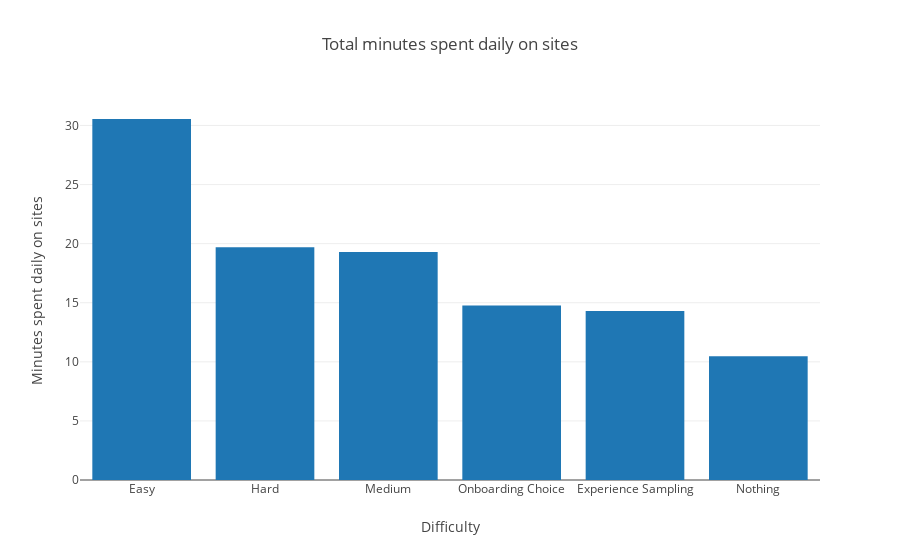

The notebook cell this image was saved under:
### Code cell
#from plot_utils import *
plot_dict_as_bar(condition_to_mlengths, title='Total minutes spent daily on sites', xlabel='Difficulty', ylabel='Minutes spent daily on sites', remap_labels={'survey_nochoice_nothing': 'Nothing', 'survey_nochoice_easy': 'Easy', 'survey_nochoice_medium': 'Medium', 'survey_nochoice_hard': 'Hard', 'survey': 'Experience Sampling', 'nodefault_forcedchoice_userchoice': 'Onboarding Choice'})

### Figure 1 — Plotly figure (JSON) as saved in the notebook; plotly's stock layout.template omitted (floating-point values rounded to 4 significant figures)
{"data": [{"type": "bar", "uid": "dc1646b1-d15f-405f-87ea-ac417074b0d2", "x": ["Easy", "Hard", "Medium", "Onboarding Choice", "Experience Sampling", "Nothing"], "y": [30.55, 19.7, 19.3, 14.77, 14.29, 10.47]}], "layout": {"title": {"text": "Total minutes spent daily on sites"}, "xaxis": {"title": {"text": "Difficulty"}}, "yaxis": {"title": {"text": "Minutes spent daily on sites"}}}}
